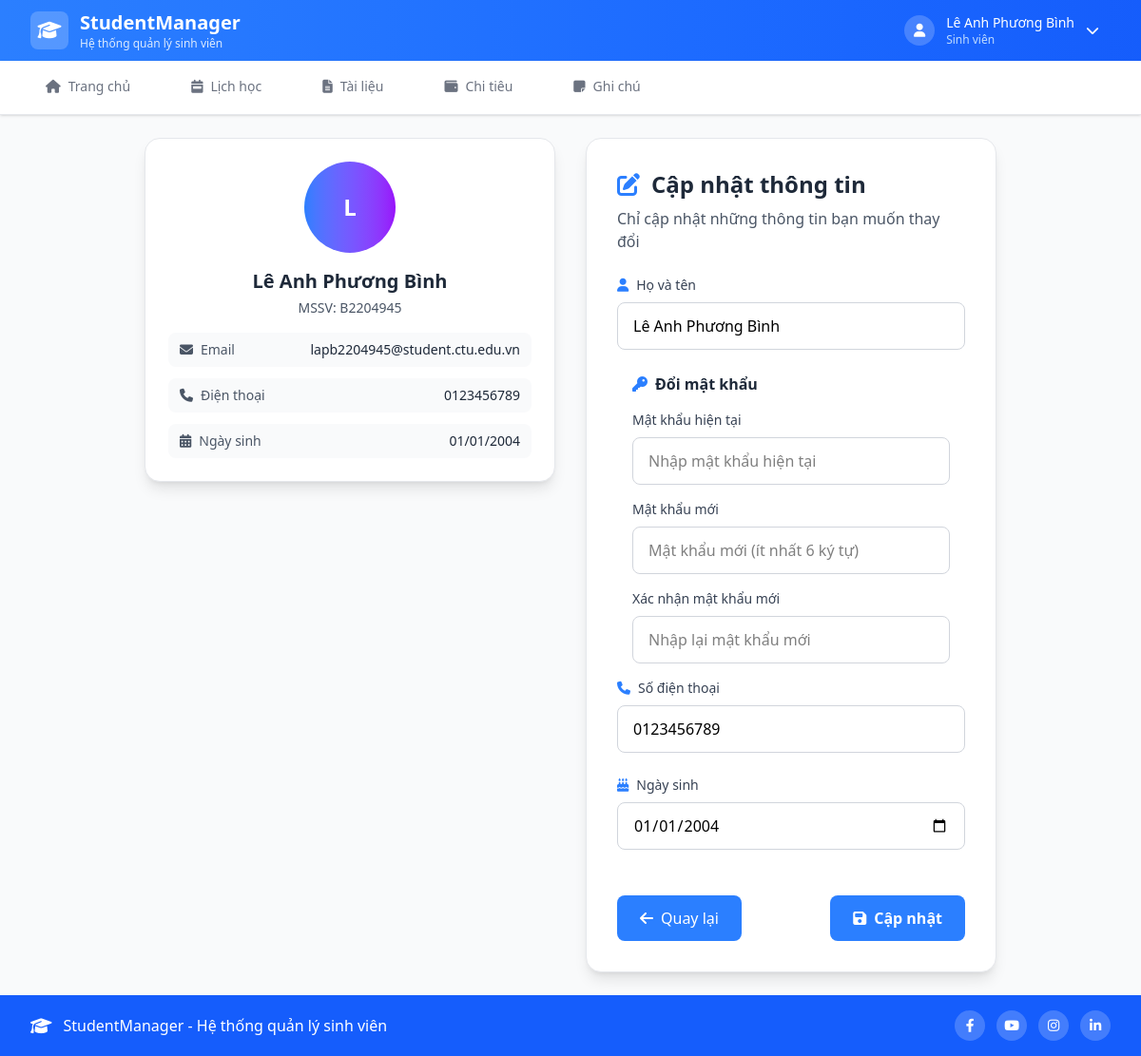
Before: /profile.php (signed in) with the older database file.
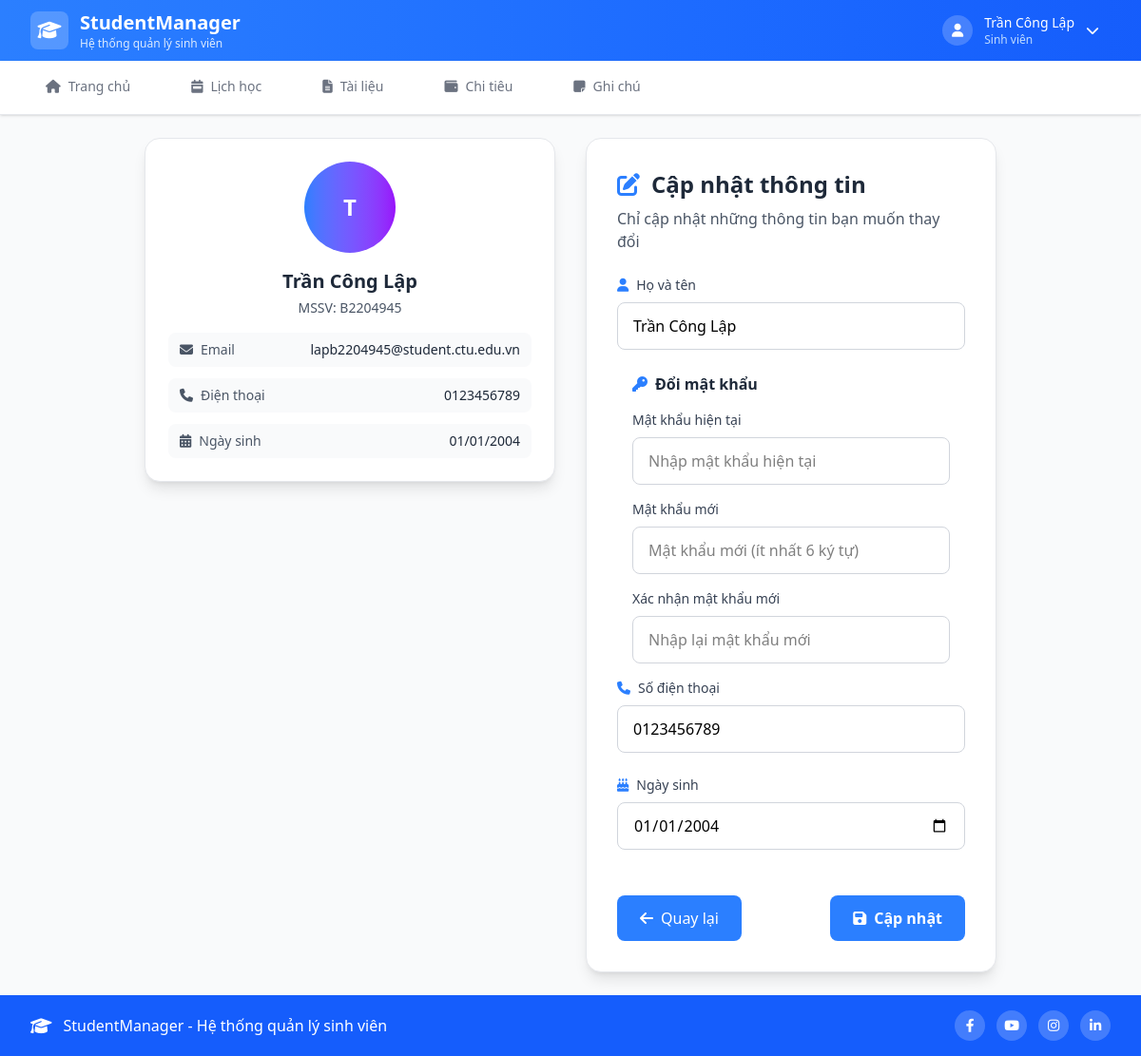
After: the same page with the newer database file.
### tables this page shows
CREATE TABLE users (
    id INT AUTO_INCREMENT PRIMARY KEY,
    name VARCHAR(255) NOT NULL COMMENT 'Họ và tên đầy đủ',
    email VARCHAR(255) UNIQUE NOT NULL COMMENT 'Email CTU',
    mssv VARCHAR(20) UNIQUE NOT NULL COMMENT 'Mã số sinh viên',
    username VARCHAR(100) UNIQUE NOT NULL COMMENT 'Username để đăng nhập',
    password VARCHAR(255) NOT NULL COMMENT 'Mật khẩu đã hash',
    phone VARCHAR(20) NULL,
    birthday DATE NULL,
    is_active BOOLEAN DEFAULT TRUE,
    google_calendar_id VARCHAR(255) NULL COMMENT 'Google Calendar ID của người dùng',
    created_at TIMESTAMP DEFAULT CURRENT_TIMESTAMP
);

### config/db.php (called while the page is built, shortened)
<?php
try {
    $dsn = "mysql:host=" . DB_HOST . ";dbname=" . DB_NAME . ";charset=" . DB_CHARSET;
    $options = [
        PDO::ATTR_ERRMODE            => PDO::ERRMODE_EXCEPTION,
        PDO::ATTR_DEFAULT_FETCH_MODE => PDO::FETCH_ASSOC,
        PDO::ATTR_EMULATE_PREPARES   => false,
        PDO::MYSQL_ATTR_INIT_COMMAND => "SET NAMES " . DB_CHARSET
    ];
    $pdo = new PDO($dsn, DB_USER, DB_PASS, $options);
} catch (PDOException $e) {
    error_log("Database connection error: " . $e->getMessage());
    die("Không thể kết nối đến cơ sở dữ liệu. Vui lòng thử lại sau.");
} catch (Exception $e) {
    error_log("Database connection error: " . $e->getMessage());
    die("Không thể kết nối đến cơ sở dữ liệu. Vui lòng thử lại sau.");
}
function executeQuery($query, $params = [])
{
    global $pdo;
    try {
        $stmt = $pdo->prepare($query);
        $stmt->execute($params);
        return $stmt;
    } catch (PDOException $e) {
        error_log("Query error: " . $e->getMessage());
        throw new Exception("Lỗi truy vấn cơ sở dữ liệu");
    }
}
function fetchOne($query, $params = [])
{
    $stmt = executeQuery($query, $params);
    return $stmt->fetch();
}

### profile.php (the view, shortened to what the rows shown need)
<?php
require_once 'config/db.php';
$user_id = $_SESSION['user_id'];
$user = fetchOne("SELECT * FROM users WHERE id = ?", [$user_id]);
include 'includes/header.php';
?>
<div class="max-w-4xl mx-auto">
    <div class="grid grid-cols-1 lg:grid-cols-4 gap-8">
        <div class="lg:col-span-2">
            <div class="bg-white rounded-2xl shadow-lg p-6 border border-gray-200">
                <div class="text-center">
                    <div class="w-24 h-24 bg-gradient-to-r from-blue-500 to-purple-600 rounded-full flex items-center justify-center mx-auto mb-4">
                        <span class="text-2xl font-bold text-white">
                            <?php echo strtoupper(substr($user['name'] ?? 'U', 0, 1)); ?>
                        </span>
                    </div>
                    <h3 class="text-xl font-bold text-gray-800 mb-1"><?php echo htmlspecialchars($user['name'] ?? 'Chưa cập nhật'); ?></h3>
                    <p class="text-gray-600 text-sm mb-4">MSSV: <?php echo htmlspecialchars(strtoupper($user['mssv']) ?? 'N/A'); ?></p>
                    <div class="space-y-3">
                        <div class="flex justify-between items-center py-2 px-3 bg-gray-50 rounded-lg">
                            <span class="text-sm text-gray-600">
                                <i class="fas fa-envelope mr-2"></i>Email
                            </span>
                            <span class="text-sm font-medium text-gray-800">
                                <?php echo htmlspecialchars($user['email']); ?>
                            </span>
                        </div>
                        <div class="flex justify-between items-center py-2 px-3 bg-gray-50 rounded-lg">
                            <span class="text-sm text-gray-600">
                                <i class="fas fa-phone mr-2"></i>Điện thoại
                            </span>
                            <span class="text-sm font-medium text-gray-800">
                                <?php echo $user['phone'] ? htmlspecialchars($user['phone']) : 'Chưa cập nhật'; ?>
                            </span>
                        </div>
                        <div class="flex justify-between items-center py-2 px-3 bg-gray-50 rounded-lg">
                            <span class="text-sm text-gray-600">
                                <i class="fas fa-calendar-alt mr-2"></i>Ngày sinh
                            </span>
                            <span class="text-sm font-medium text-gray-800">
                                <?php echo $user['birthday'] ? date('d/m/Y', strtotime($user['birthday'])) : 'Chưa cập nhật'; ?>
                            </span>
                        </div>
                    </div>
                </div>
            </div>
        </div>
        <div class="lg:col-span-2">
            <div class="bg-white rounded-2xl shadow-lg p-8 border border-gray-200">
                <div class="mb-6">
                    <h2 class="text-2xl font-bold text-gray-800 mb-2 flex items-center">
                        <i class="fas fa-edit mr-3 text-blue-500"></i>
                        Cập nhật thông tin
                    </h2>
                </div>
                <form method="POST" class="space-y-6" id="profile-form">
                    <div>
                        <label for="name" class="block text-sm font-medium text-gray-700 mb-2">
                            <i class="fas fa-user mr-2 text-blue-500"></i>Họ và tên
                        </label>
                        <input type="text" id="name" name="name" required value="<?php echo htmlspecialchars($user['name'] ?? ''); ?>"
                            class="w-full px-4 py-3 border border-gray-300 rounded-lg focus:ring-2 focus:ring-blue-500 focus:border-transparent focus:outline-none transition-all duration-200"
                            placeholder="Nhập họ và tên đầy đủ">
                    </div>
                    <div class="mt-4">
                        <label for="phone" class="block text-sm font-medium text-gray-700 mb-2">
                            <i class="fas fa-phone mr-2 text-blue-500"></i>Số điện thoại
                        </label>
                        <input type="tel"
                            id="phone"
                            name="phone"
                            value="<?php echo htmlspecialchars($user['phone'] ?? ''); ?>"
                            class="w-full px-4 py-3 border border-gray-300 rounded-lg focus:ring-2 focus:ring-blue-500 focus:border-transparent focus:outline-none transition-all duration-200">
                    </div>
                    <div>
                        <label for="birthday" class="block text-sm font-medium text-gray-700 mb-2">
                            <i class="fas fa-birthday-cake mr-2 text-blue-500"></i>Ngày sinh
                        </label>
                        <input type="date"
                            id="birthday"
                            name="birthday"
                            value="<?php echo $user['birthday'] ?? ''; ?>"
                            max="<?php echo date('Y-m-d'); ?>"
                            class="w-full px-4 py-3 border border-gray-300 rounded-lg focus:ring-2 focus:ring-blue-500 focus:border-transparent focus:outline-none transition-all duration-200">
                    </div>
                </form>
            </div>
        </div>
    </div>
</div>
<?php
include 'includes/footer.php';
?>

Changed rows visible on the page:
changed users "lapb2204945@student.ctu.edu.vn": name "L" → "T"; name "Lê Anh Phương Bình" → "Trần Công Lập"
Other visible differences:
$display_name: "Lê Anh Phương Bình" → "Trần Công Lập"
